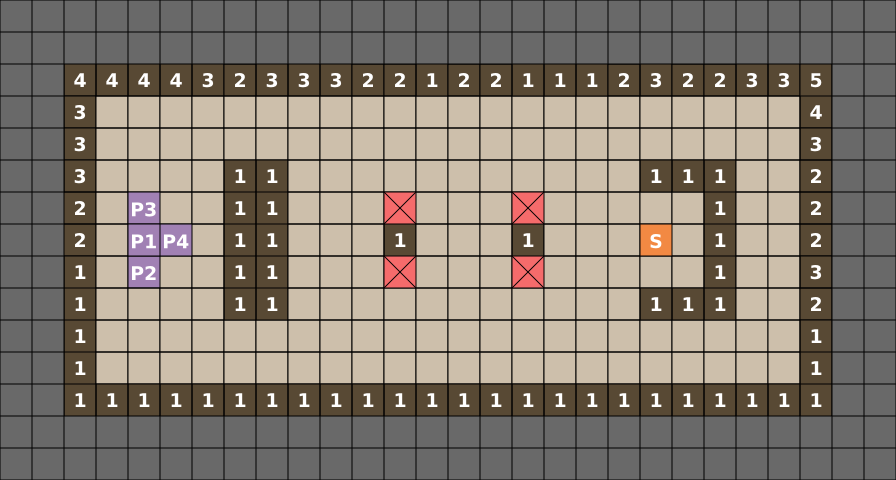

Rendered tile map (Tiled .tmx) drawn with the repository's tilesets; below, a short description and the map source with its tile grids summarised:
An orthogonal 28x15 tile map with 32x32 px tiles, 1 tile layer (environment).

<map version="1.0" orientation="orthogonal" renderorder="right-down" width="28" height="15" tilewidth="32" tileheight="32">
 <tileset firstgid="1" name="mapmeta" tilewidth="32" tileheight="32">
  <image source="../artwork/meta-tiles.png" width="256" height="256" />
 </tileset>
 <layer name="environment" width="28" height="15">
  <data>[420 cells, 420 non-empty, 13 distinct tile ids]</data>
 </layer>
</map>